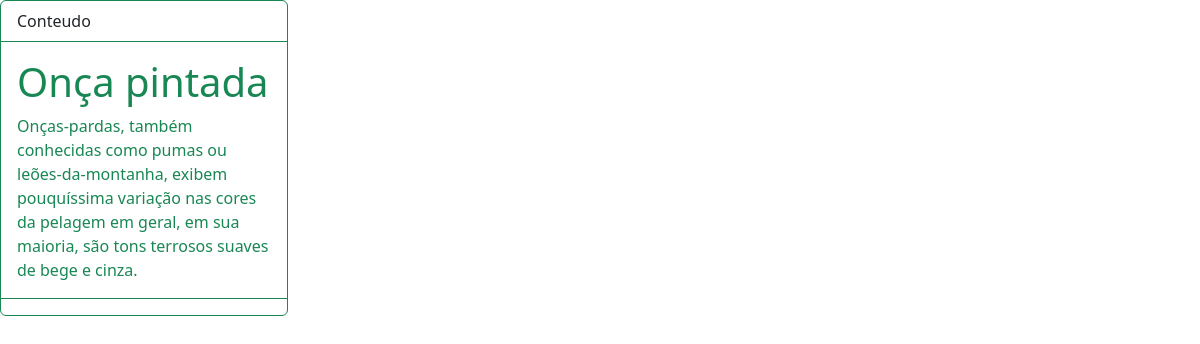
/admim/viewBlog.php?id=5, run on the app's committed database.
### tables this page shows
CREATE TABLE `posts` (
  `id` int(11) NOT NULL,
  `title` varchar(30) NOT NULL,
  `description` longtext NOT NULL,
  `data` date NOT NULL,
  `image` varchar(150) NOT NULL
);

### admim/viewBlog.php (the view)
<?php
include_once('../config/connection.php');
$id = $_GET['id'];
$stmt = $conectar->prepare('SELECT id, title,description FROM posts WHERE id = :id');
$stmt->execute(array('id' => $id));
$results = $stmt->fetchALL(PDO::FETCH_ASSOC);
include('headerViewBlog.php');
include('footerViewBlog.php');
?>
<div class="card border-success mb-3" style="max-width: 18rem;">
  <div class="card-header bg-transparent border-success">Conteudo</div>
  <div class="card-body text-success">
  <?php foreach($results as $post): ?>
		<h1 class="card-title"><?= $post["title"] ?></h1>
		<p class="card-text"><?= $post["description"] ?></p>
<?php endforeach; ?>
  </div>
  <div class="card-footer bg-transparent border-success"></div>
</div>

### data on the page
posts: title "Onça pintada", description "Onças-pardas, também conhecidas como pumas ou leões-da-montanha, exibem pouquíssima variação nas cores da pelagem em geral, em sua maioria, são tons terrosos suaves de bege e cinza."
